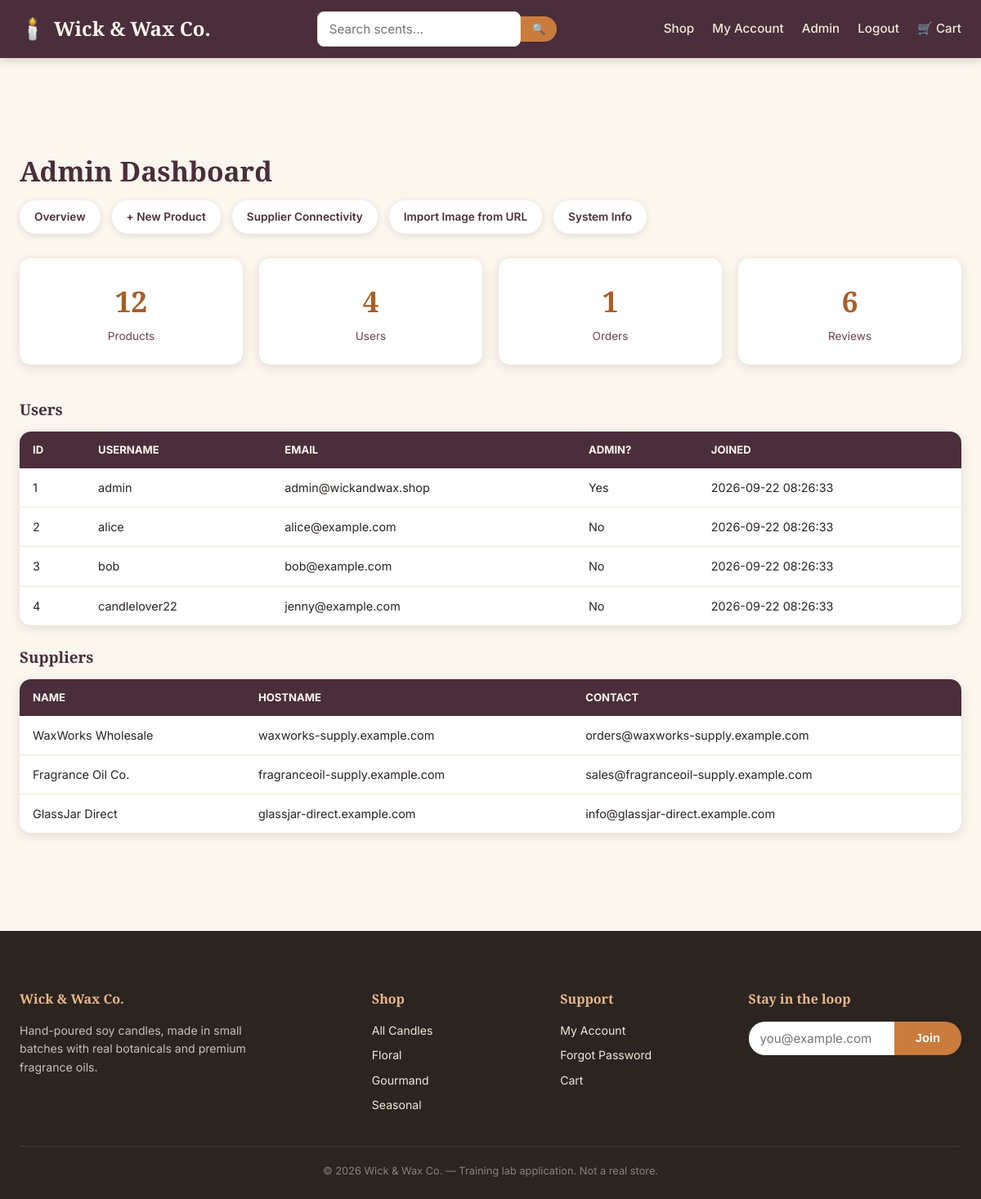
The page /admin (signed in) on the database its author committed.
### tables this page shows
CREATE TABLE users (
            id INTEGER PRIMARY KEY AUTOINCREMENT,
            username TEXT UNIQUE NOT NULL,
            email TEXT NOT NULL,
            password_hash TEXT NOT NULL,
            is_admin INTEGER NOT NULL DEFAULT 0,
            avatar TEXT DEFAULT 'default-avatar.jpg',
            reset_token TEXT,
            created_at TEXT DEFAULT CURRENT_TIMESTAMP
        );

CREATE TABLE suppliers (
            id INTEGER PRIMARY KEY AUTOINCREMENT,
            name TEXT NOT NULL,
            hostname TEXT NOT NULL,
            contact_email TEXT
        );

### app.py (the view)
@app.route("/admin")
def admin_dashboard():
    if not require_admin():
        flash("Admin access required.", "danger")
        return redirect(url_for("login"))
    db = get_db()
    stats = {
        "total_products": db.execute("SELECT COUNT(*) c FROM products").fetchone()["c"],
        "total_users": db.execute("SELECT COUNT(*) c FROM users").fetchone()["c"],
        "total_orders": db.execute("SELECT COUNT(*) c FROM orders").fetchone()["c"],
        "total_reviews": db.execute("SELECT COUNT(*) c FROM reviews").fetchone()["c"],
    }
    suppliers = db.execute("SELECT * FROM suppliers").fetchall()
    users = db.execute("SELECT * FROM users").fetchall()
    return render_template("admin_dashboard.html", stats=stats, suppliers=suppliers, users=users)

### app.py (called while the page is built)
@app.after_request
def add_permissive_headers(resp):
    resp.headers["Access-Control-Allow-Origin"] = "*"
    resp.headers["Access-Control-Allow-Credentials"] = "true"
    resp.headers["Access-Control-Allow-Headers"] = "*"
    resp.headers["Access-Control-Allow-Methods"] = "*"
    return resp

def get_db():
    if "db" not in g:
        g.db = sqlite3.connect(DB_PATH)
        g.db.row_factory = sqlite3.Row
    return g.db

@app.context_processor
def inject_globals():
    return {
        "current_user": session.get("username"),
        "is_admin": session.get("is_admin", False),
        "cart_count": sum(item["qty"] for item in get_cart().values()) if get_cart() else 0,
    }

def get_cart():
    return session.get("cart", {})

def require_admin():
    return session.get("is_admin", False)

### templates/admin_dashboard.html (shortened to what this page needs)
{% extends "base.html" %}
{% block content %}
<section class="section">
  <div class="container">
    <h1 class="section-title" style="text-align:left;">Admin Dashboard</h1>
    <div class="admin-nav">
      <a href="{{ url_for('admin_dashboard') }}">Overview</a>
      <a href="{{ url_for('admin_new_product') }}">+ New Product</a>
      <a href="{{ url_for('ping_supplier') }}">Supplier Connectivity</a>
      <a href="{{ url_for('fetch_image_preview') }}">Import Image from URL</a>
      <a href="{{ url_for('admin_system_info') }}">System Info</a>
    </div>
    <div class="dashboard-grid">
      <div class="stat-card"><div class="stat-num">{{ stats.total_products }}</div><div class="stat-label">Products</div></div>
      <div class="stat-card"><div class="stat-num">{{ stats.total_users }}</div><div class="stat-label">Users</div></div>
      <div class="stat-card"><div class="stat-num">{{ stats.total_orders }}</div><div class="stat-label">Orders</div></div>
      <div class="stat-card"><div class="stat-num">{{ stats.total_reviews }}</div><div class="stat-label">Reviews</div></div>
    </div>
    <h3 class="mb-1">Users</h3>
    <table class="data-table mb-2">
      <thead><tr><th>ID</th><th>Username</th><th>Email</th><th>Admin?</th><th>Joined</th></tr></thead>
      <tbody>
        {% for u in users %}
        <tr>
          <td>{{ u.id }}</td>
          <td>{{ u.username }}</td>
          <td>{{ u.email }}</td>
          <td>{{ 'Yes' if u.is_admin else 'No' }}</td>
          <td>{{ u.created_at }}</td>
        </tr>
        {% endfor %}
      </tbody>
    </table>
    <h3 class="mb-1">Suppliers</h3>
    <table class="data-table">
      <thead><tr><th>Name</th><th>Hostname</th><th>Contact</th></tr></thead>
      <tbody>
        {% for s in suppliers %}
        <tr><td>{{ s.name }}</td><td>{{ s.hostname }}</td><td>{{ s.contact_email }}</td></tr>
        {% endfor %}
      </tbody>
    </table>
  </div>
</section>
{% endblock %}

### static/css/style.css (style rules this page uses)
:root { --cream: #FBF6EE; --cream-dark: #F2E8D8; --amber: #C97C3D; --amber-dark: #A85E28; --amber-light: #E8B889; --plum: #4A2E3B; --plum-light: #6B4256; --charcoal: #2B2420; --sage: #7C8A6F; --success: #5C8A5C; --danger: #B84B4B; --warning: #C99A3D; --info: #4B7EA8; --shadow: rgba(43, 36, 32, 0.12); --shadow-lg: rgba(43, 36, 32, 0.22); --radius: 14px; --radius-sm: 8px; --font-display: 'Playfair Display', Georgia, serif; --font-body: 'Inter', -apple-system, BlinkMacSystemFont, 'Segoe UI', sans-serif; }
* { box-sizing: border-box; }
body { margin: 0; font-family: var(--font-body); background: var(--cream); color: var(--charcoal); line-height: 1.6; }
h1, h2, h3, h4, .display-font { font-family: var(--font-display); color: var(--plum); font-weight: 700; }
a { color: var(--amber-dark); text-decoration: none; transition: color .15s ease; }
.container { max-width: 1200px; margin: 0 auto; padding: 0 24px; }
.section { padding: 60px 0; }
.section-title { text-align: center; margin-bottom: 8px; font-size: 2.1rem; }
.dashboard-grid { display: grid; grid-template-columns: repeat(auto-fit, minmax(200px, 1fr)); gap: 20px; margin-bottom: 40px; }
.stat-card { background: white; border-radius: var(--radius); padding: 24px; box-shadow: 0 3px 14px var(--shadow); text-align: center; }
.stat-card .stat-num { font-family: var(--font-display); font-size: 2.2rem; color: var(--amber-dark); font-weight: 700; }
.stat-card .stat-label { color: var(--plum-light); font-size: .85rem; margin-top: 4px; }
table.data-table { width: 100%; border-collapse: collapse; background: white; border-radius: var(--radius); overflow: hidden; box-shadow: 0 3px 14px var(--shadow); }
table.data-table th { background: var(--plum); color: var(--cream); padding: 12px 16px; text-align: left; font-size: .82rem; text-transform: uppercase; }
table.data-table td { padding: 12px 16px; border-bottom: 1px solid var(--cream-dark); font-size: .9rem; }
table.data-table tr:last-child td { border-bottom: none; }
.admin-nav { display: flex; gap: 14px; flex-wrap: wrap; margin-bottom: 30px; }
.admin-nav a { background: white; padding: 10px 18px; border-radius: 20px; font-weight: 600; font-size: .85rem; box-shadow: 0 2px 8px var(--shadow); color: var(--plum); }
.mb-1 { margin-bottom: 12px; }
.mb-2 { margin-bottom: 24px; }

### rows shown on the page
users: id "1", username "admin", email "admin@wickandwax.shop", is_admin "Yes", created_at "2026-09-22 08:26:33"
users: id "2", username "alice", email "alice@example.com", is_admin "No", created_at "2026-09-22 08:26:33"
users: id "3", username "bob", email "bob@example.com", is_admin "No", created_at "2026-09-22 08:26:33"
users: id "4", username "candlelover22", email "jenny@example.com", is_admin "No", created_at "2026-09-22 08:26:33"
suppliers: name "WaxWorks Wholesale", hostname "waxworks-supply.example.com", contact_email "orders@waxworks-supply.example.com"
suppliers: name "Fragrance Oil Co.", hostname "fragranceoil-supply.example.com", contact_email "sales@fragranceoil-supply.example.com"
suppliers: name "GlassJar Direct", hostname "glassjar-direct.example.com", contact_email "info@glassjar-direct.example.com"

### other values the page prints
{{ stats.total_products }} "12"
{{ stats.total_users }} "4"
{{ stats.total_orders }} "1"
{{ stats.total_reviews }} "6"
